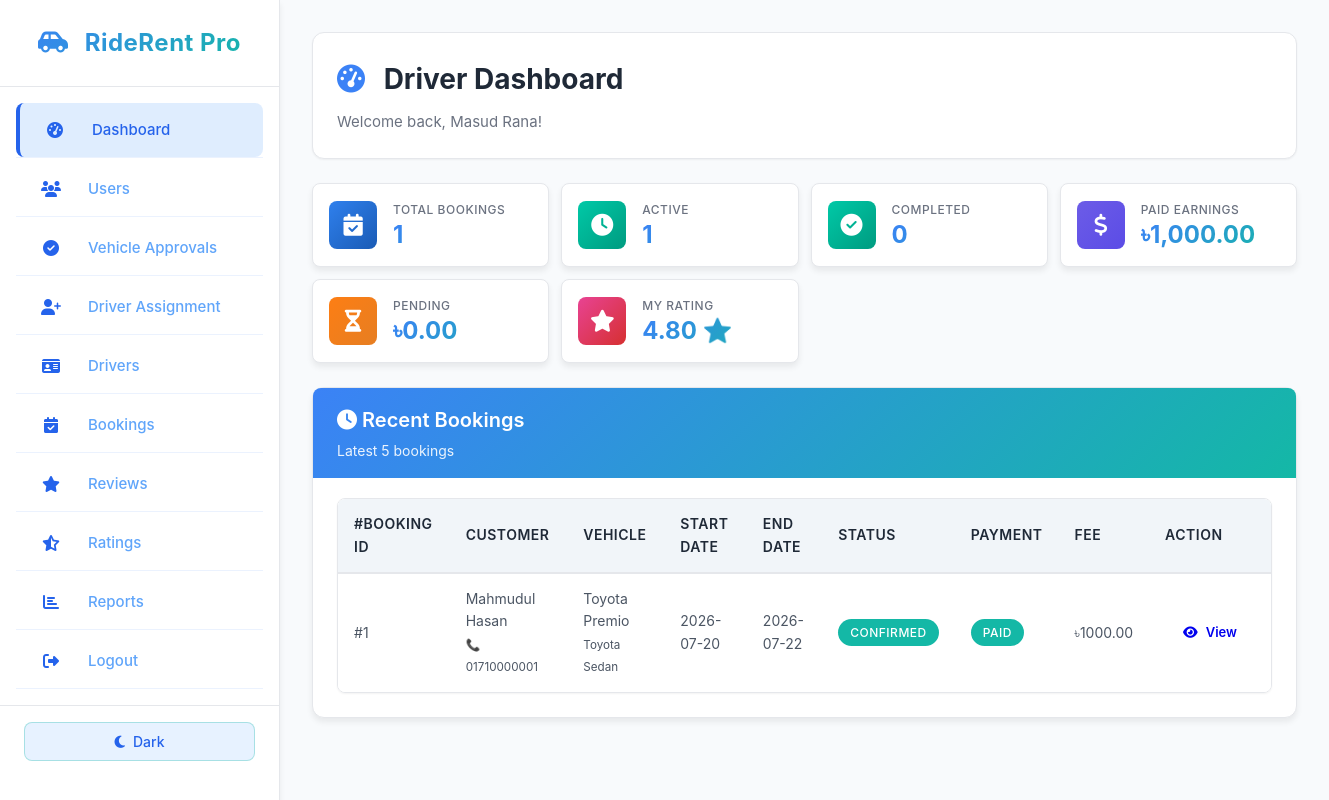
Screenshot of /driver/dashboard.php (signed in) with the database file from the repository.
### tables this page shows
CREATE TABLE `driver` (
  `driver_id` int(11) NOT NULL,
  `full_name` varchar(100) NOT NULL,
  `username` varchar(50) NOT NULL,
  `email` varchar(100) NOT NULL,
  `phone` varchar(20) DEFAULT NULL,
  `password` varchar(255) NOT NULL,
  `nid_number` varchar(50) DEFAULT NULL,
  `nid_photo` varchar(255) DEFAULT NULL,
  `license_number` varchar(50) DEFAULT NULL,
  `license_photo` varchar(255) DEFAULT NULL,
  `experience_years` int(11) DEFAULT 0,
  `availability` enum('Available','Unavailable') DEFAULT 'Available',
  `rating` decimal(3,2) DEFAULT 0.00,
  `rating_count` int(11) DEFAULT 0,
  `address` varchar(255) DEFAULT NULL,
  `profile_image` varchar(255) DEFAULT NULL,
  `status` varchar(20) DEFAULT 'Pending',
  `created_at` timestamp NOT NULL DEFAULT current_timestamp()
);

CREATE TABLE `booking` (
  `booking_id` int(11) NOT NULL,
  `customer_id` int(11) NOT NULL,
  `vehicle_id` int(11) NOT NULL,
  `driver_id` int(11) DEFAULT NULL,
  `owner_id` int(11) DEFAULT NULL,
  `booking_date` timestamp NOT NULL DEFAULT current_timestamp(),
  `start_date` date NOT NULL,
  `end_date` date NOT NULL,
  `total_days` int(11) NOT NULL,
  `price_per_day` decimal(10,2) NOT NULL,
  `total_price` decimal(10,2) NOT NULL,
  `driver_fee` decimal(10,2) DEFAULT 0.00,
  `booking_status` enum('Pending','Confirmed','Completed','Cancelled','Driver_Requested') DEFAULT 'Pending',
  `payment_status` enum('Pending','Paid','Refunded') DEFAULT 'Pending',
  `payment_type` enum('Manual','Digital') DEFAULT 'Manual',
  `payment_method` varchar(50) DEFAULT NULL,
  `transaction_id` varchar(100) DEFAULT NULL,
  `pickup_location` varchar(255) DEFAULT NULL,
  `dropoff_location` varchar(255) DEFAULT NULL,
  `special_requests` text DEFAULT NULL,
  `created_at` timestamp NOT NULL DEFAULT current_timestamp()
);

CREATE TABLE `customer` (
  `customer_id` int(11) NOT NULL,
  `full_name` varchar(100) NOT NULL,
  `username` varchar(50) NOT NULL,
  `email` varchar(100) NOT NULL,
  `phone_1` varchar(20) NOT NULL,
  `phone_2` varchar(20) DEFAULT NULL,
  `password` varchar(255) NOT NULL,
  `nid_number` varchar(50) DEFAULT NULL,
  `nid_photo` varchar(255) DEFAULT NULL,
  `address` varchar(255) DEFAULT NULL,
  `profile_image` varchar(255) DEFAULT NULL,
  `status` varchar(20) DEFAULT 'Active',
  `created_at` timestamp NOT NULL DEFAULT current_timestamp()
);

CREATE TABLE `vehicle` (
  `vehicle_id` int(11) NOT NULL,
  `owner_id` int(11) DEFAULT NULL,
  `vehicle_name` varchar(100) NOT NULL,
  `brand` varchar(50) NOT NULL,
  `model` varchar(50) NOT NULL,
  `year` year(4) NOT NULL,
  `vehicle_type` varchar(30) NOT NULL,
  `fuel_type` varchar(30) NOT NULL,
  `transmission` varchar(30) NOT NULL,
  `seat_capacity` int(11) NOT NULL,
  `price_per_day` decimal(10,2) NOT NULL,
  `location` varchar(100) NOT NULL,
  `availability` enum('Available','Booked','Maintenance') DEFAULT 'Available',
  `approval_status` enum('Pending','Approved','Rejected') DEFAULT 'Pending',
  `image` varchar(255) DEFAULT NULL,
  `description` text DEFAULT NULL,
  `rating` decimal(3,2) DEFAULT 0.00,
  `rating_count` int(11) DEFAULT 0,
  `created_at` timestamp NOT NULL DEFAULT current_timestamp()
);

### driver/dashboard.php (the view, shortened to what this page needs)
<?php
require_once __DIR__ . '/../config/database.php';
$driver_id = $_SESSION['driver_id'];
$driver_name = $_SESSION['driver_name'];
$totalBookings = 0;
$bookingQuery = mysqli_query($conn, "SELECT * FROM booking WHERE driver_id = '$driver_id'");
if ($bookingQuery) { $totalBookings = mysqli_num_rows($bookingQuery); }
$activeBookings = 0;
$activeQuery = mysqli_query($conn, "SELECT * FROM booking WHERE driver_id = '$driver_id' AND booking_status IN ('Confirmed', 'Driver_Requested')");
if ($activeQuery) { $activeBookings = mysqli_num_rows($activeQuery); }
$completedBookings = 0;
$completedQuery = mysqli_query($conn, "SELECT * FROM booking WHERE driver_id = '$driver_id' AND booking_status = 'Completed'");
if ($completedQuery) { $completedBookings = mysqli_num_rows($completedQuery); }
$totalEarnings = 0;
$earningsQuery = mysqli_query($conn, "SELECT SUM(driver_fee) as total FROM booking WHERE driver_id = '$driver_id' AND payment_status = 'Paid'");
if ($earningsQuery) {
    $row = mysqli_fetch_assoc($earningsQuery);
    $totalEarnings = $row['total'] ? $row['total'] : 0;
}
$pendingEarnings = 0;
$pendingQuery = mysqli_query($conn, "SELECT SUM(driver_fee) as total FROM booking WHERE driver_id = '$driver_id' AND payment_status = 'Pending'");
if ($pendingQuery) {
    $row = mysqli_fetch_assoc($pendingQuery);
    $pendingEarnings = $row['total'] ? $row['total'] : 0;
}
$driverInfo = mysqli_fetch_assoc(mysqli_query($conn, "SELECT * FROM driver WHERE driver_id = '$driver_id'"));
?>
<!DOCTYPE html>
<html lang="en">
<head>
    <link rel="stylesheet" href="../assets/css/new-theme.css">
    <link rel="stylesheet" href="https://cdnjs.cloudflare.com/ajax/libs/font-awesome/6.4.0/css/all.min.css">
</head>
<body>
<div class="dashboard-container">
    <?php require_once __DIR__ . '/../includes/sidebar.php'; ?>
    <div class="main-content">
        <div class="page-header">
            <h1><i class="fas fa-tachometer-alt"></i> Driver Dashboard</h1>
            <p>Welcome back, <?php echo $driver_name; ?>!</p>
        </div>
        <div class="stats-grid">
            <div class="stat-card">
                <div class="stat-icon" style="background: linear-gradient(135deg, #2F80ED, #1A5BB5);">
                    <i class="fas fa-calendar-check"></i>
                </div>
                <div class="stat-content">
                    <h3>Total Bookings</h3>
                    <p><?php echo $totalBookings; ?></p>
                </div>
            </div>
            <div class="stat-card">
                <div class="stat-icon" style="background: linear-gradient(135deg, #00C9A7, #009B80);">
                    <i class="fas fa-clock"></i>
                </div>
                <div class="stat-content">
                    <h3>Active</h3>
                    <p><?php echo $activeBookings; ?></p>
                </div>
            </div>
            <div class="stat-card">
                <div class="stat-icon" style="background: linear-gradient(135deg, #00C9A7, #009B80);">
                    <i class="fas fa-check-circle"></i>
                </div>
                <div class="stat-content">
                    <h3>Completed</h3>
                    <p><?php echo $completedBookings; ?></p>
                </div>
            </div>
            <div class="stat-card">
                <div class="stat-icon" style="background: linear-gradient(135deg, #6C5CE7, #5B4CE6);">
                    <i class="fas fa-dollar-sign"></i>
                </div>
                <div class="stat-content">
                    <h3>Paid Earnings</h3>
                    <p>৳<?php echo number_format($totalEarnings, 2); ?></p>
                </div>
            </div>
            <div class="stat-card">
                <div class="stat-icon" style="background: linear-gradient(135deg, #FD7E14, #E67E22);">
                    <i class="fas fa-hourglass-half"></i>
                </div>
                <div class="stat-content">
                    <h3>Pending</h3>
                    <p>৳<?php echo number_format($pendingEarnings, 2); ?></p>
                </div>
            </div>
            <div class="stat-card">
                <div class="stat-icon" style="background: linear-gradient(135deg, #E84393, #D63031);">
                    <i class="fas fa-star"></i>
                </div>
                <div class="stat-content">
                    <h3>My Rating</h3>
                    <p><?php echo $driverInfo['rating']; ?> ⭐</p>
                </div>
            </div>
        </div>
        <div class="card">
            <div class="card-header">
                <h3 class="card-title"><i class="fas fa-clock"></i> Recent Bookings</h3>
                <p class="card-subtitle">Latest 5 bookings</p>
            </div>
            <div class="card-body">
                <div class="table-container">
                    <table>
                        <thead>
                            <tr>
                                <th>#Booking ID</th>
                                <th>Customer</th>
                                <th>Vehicle</th>
                                <th>Start Date</th>
                                <th>End Date</th>
                                <th>Status</th>
                                <th>Payment</th>
                                <th>Fee</th>
                                <th>Action</th>
                            </tr>
                        </thead>
                        <tbody>
                            <?php
                            $bookingQuery = mysqli_query($conn, "SELECT b.*, c.full_name AS customer_name, c.phone_1 AS customer_phone, v.vehicle_name, v.vehicle_type, v.brand
                                FROM booking b
                                LEFT JOIN customer c ON b.customer_id = c.customer_id
                                LEFT JOIN vehicle v ON b.vehicle_id = v.vehicle_id
                                WHERE b.driver_id = '$driver_id'
                                ORDER BY b.booking_id DESC LIMIT 5");
                            if ($bookingQuery && mysqli_num_rows($bookingQuery) > 0) {
                                while ($row = mysqli_fetch_assoc($bookingQuery)) {
                                    $statusClass = '';
                                    if ($row['booking_status'] == 'Confirmed' || $row['booking_status'] == 'Driver_Requested') $statusClass = 'badge-success';
                                    elseif ($row['booking_status'] == 'Pending') $statusClass = 'badge-warning';
                                    elseif ($row['booking_status'] == 'Completed') $statusClass = 'badge-info';
                                    elseif ($row['booking_status'] == 'Cancelled') $statusClass = 'badge-danger';
                                    else $statusClass = 'badge-danger';
                                    $displayStatus = $row['booking_status'];
                                    $paymentClass = '';
                                    if ($row['payment_status'] == 'Paid') $paymentClass = 'badge-success';
                                    elseif ($row['payment_status'] == 'Pending') $paymentClass = 'badge-warning';
                                    else $paymentClass = 'badge-secondary';
                                    echo "<tr><td>#{$row['booking_id']}</td>
                                          <td>{$row['customer_name']}<br><small>📞 {$row['customer_phone']}</small></td>
                                          <td>{$row['vehicle_name']}<br><small>{$row['brand']} {$row['vehicle_type']}</small></td>
                                          <td>{$row['start_date']}</td>
                                          <td>{$row['end_date']}</td>
                                          <td><span class='badge {$statusClass}'>{$displayStatus}</span></td>
                                          <td><span class='badge {$paymentClass}'>{$row['payment_status']}</span></td>
                                          <td>৳{$row['driver_fee']}</td>
                                          <td><a href='booking_details.php?id={$row['booking_id']}' class='btn btn-info btn-sm'><i class='fas fa-eye'></i> View</a></td></tr>";
                                }
                            } else {
                                echo "<tr><td colspan='9'>No recent bookings found.</td></tr>";
                            }
                            ?>
                        </tbody>
                    </table>
                </div>
            </div>
        </div>
    </div>
</div>
</body>
</html>

### rows the page displays
driver: rating "4.80"
booking: booking_id "1", customer.full_name "Mahmudul Hasan", customer.phone_1 "01710000001", vehicle.vehicle_name "Toyota Premio", vehicle.brand "Toyota", vehicle.vehicle_type "Sedan", start_date "2026-07-20", end_date "2026-07-22", booking_status "CONFIRMED", payment_status "PAID", driver_fee "1000.00"

### other values shown
$item['text'] "Dashboard"
$item['text'] "Users"
$item['text'] "Vehicle Approvals"
$item['text'] "Driver Assignment"
$item['text'] "Drivers"
$item['text'] "Bookings"
$item['text'] "Reviews"
$item['text'] "Ratings"
$item['text'] "Reports"
$driver_name "Masud Rana"
$totalBookings "1"
$activeBookings "1"
$completedBookings "0"
$totalEarnings "1,000.00"
$pendingEarnings "0.00"
